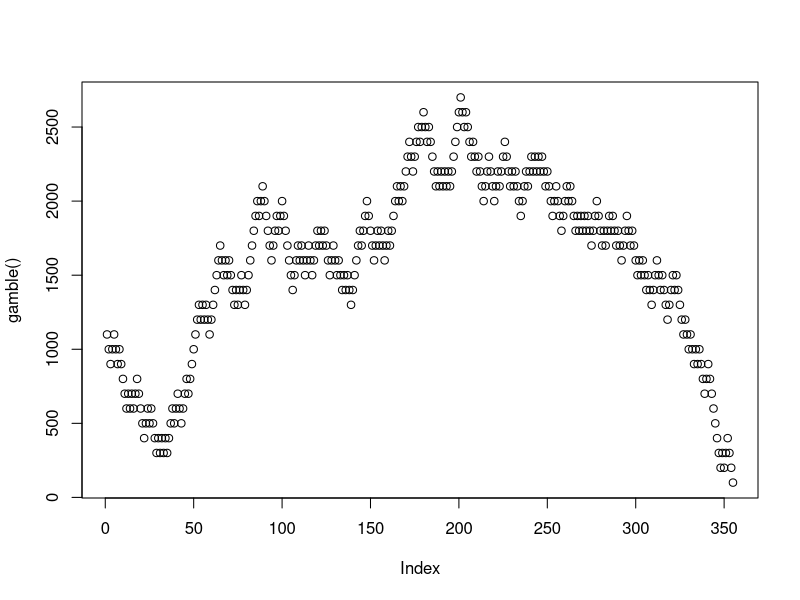

Write the R code that produced this figure.
## ---- chunk 1
## numbers >= 10^5 will be denoted in scientific notation,
## and rounded to 2 digits
options(scipen = 3, digits = 3)
## ---- chunk 2
gamble <- function(){
  bankroll = 1000
  history = c()
  
  for (i in 1:5000){
    outcome = sample(0:1, 1)
    
    if (outcome == 1){
      bankroll = bankroll + 100
    } else {
      bankroll = bankroll - 100
    }
    
    if (bankroll <= 0) {break}
    
    history[i] = bankroll
  }
  history
}

plot(gamble())
